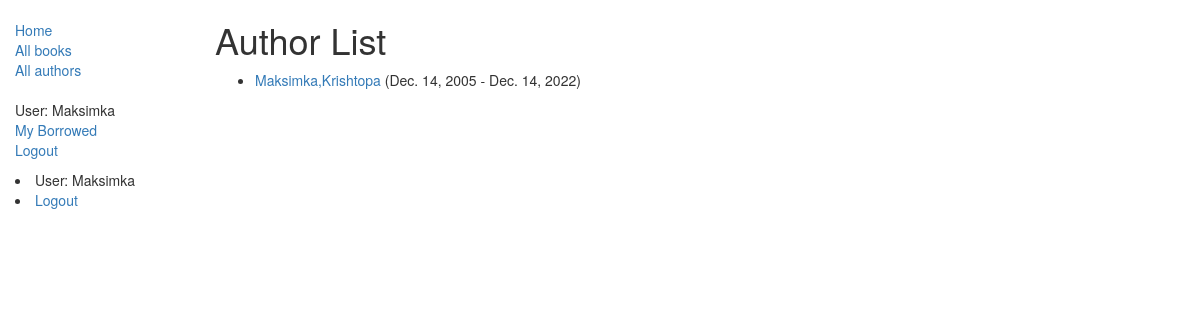
The app's page /catalog/authors/ (signed in) with its own data.
### catalog/models.py (models this page shows, shortened)
class Author(models.Model):
    first_name = models.CharField(max_length=100)
    last_name = models.CharField(max_length=100)
    date_of_birth = models.DateField(null=True, blank=True)
    date_of_death = models.DateField('Died', null=True, blank=True)
    def get_absolute_url(self):
        return reverse('author-detail', args=[str(self.id)])

### catalog/views.py (the view)
# urls.py: path('authors/', views.AuthorListView.as_view(), name='authors'),
class AuthorListView(generic.ListView):
    model = Author
    paginate_by = 1

### catalog/templates/catalog/author_list.html
{% extends "base_generic.html" %}
{% block content %}
<h1>Author List</h1>
{% if author_list %}
<ul>
{% for author in author_list %}
<li>
<a href="{{ author.get_absolute_url }}">{{ author.first_name }},{{ author.last_name }}</a>
({{author.date_of_birth}} - {{author.date_of_death}})
</li>
{% endfor %}
</ul>
{% else %}
<p>There are no authors available.</p>
{% endif %}
{% endblock %}

### catalog/templates/base_generic.html (shortened to what this page needs)
<!doctype html>
<html lang="en">
  <head>
    <link
      rel="stylesheet"
      href="https://maxcdn.bootstrapcdn.com/bootstrap/3.3.7/css/bootstrap.min.css" />
    {% load static %}
    <link rel="stylesheet" href="{% static 'css/styles.css' %}" />
  </head>
  <body>
    <div class="container-fluid">
      <div class="row">
        <div class="col-sm-2">
          {% block sidebar %}
            <ul class="sidebar-nav">
              <li><a href="{% url 'index' %}">Home</a></li>
              <li><a href="{% url 'books' %}">All books</a></li>
              <li><a href="{% url 'authors' %}">All authors</a></li>
                <ul class="sidebar-nav">
               {% if user.is_authenticated %}
               <li>User: {{ user.get_username }}</li>
               <li><a href="{% url 'my-borrowed' %}">My Borrowed</a></li>
               <li><a href="{% url 'logout'%}?next={{request.path}}">Logout</a></li>
               {% else %}
               <li><a href="{% url 'login'%}?next={{request.path}}">Login</a></li>
               {% endif %}
             </ul>
            </ul>
              {% if user.is_authenticated %}
     <li>User: {{ user.get_username }}</li>
     <li><a href="{% url 'logout'%}?next={{request.path}}">Logout</a></li>
   {% else %}
     <li><a href="{% url 'login'%}?next={{request.path}}">Login</a></li>
   {% endif %}
          {% endblock %}
        </div>
        <div class="col-sm-10 ">{% block content %}{% endblock %}
        </div>
      </div>
    </div>
  </body>
</html>

### catalog/static/css/styles.css (style rules this page uses)
.sidebar-nav { margin-top: 20px; padding: 0; list-style: none; }

### records on screen
Author: first_name "Maksimka", last_name "Krishtopa", date_of_birth "Dec. 14, 2005", date_of_death "Dec. 14, 2022"

### other values on screen
{{ user.get_username }} "Maksimka"
